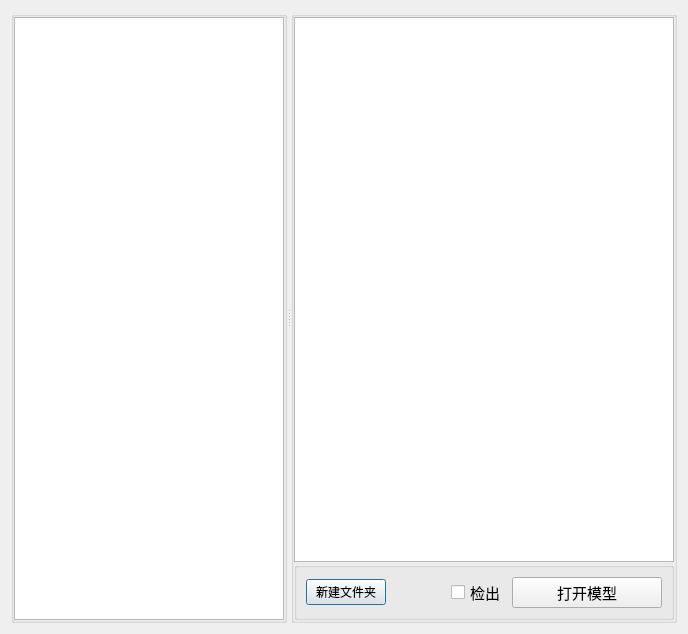
<?xml version="1.0" encoding="UTF-8"?>
<ui version="4.0">
 <class>capGit</class>
 <widget class="QDialog" name="capGit">
  <property name="geometry">
   <rect>
    <x>0</x>
    <y>0</y>
    <width>688</width>
    <height>634</height>
   </rect>
  </property>
  <property name="windowTitle">
   <string>元器件库</string>
  </property>
  <layout class="QGridLayout" name="gridLayout_2">
   <item row="0" column="0">
    <widget class="QSplitter" name="splitter">
     <property name="orientation">
      <enum>Qt::Orientation::Horizontal</enum>
     </property>
     <widget class="QGroupBox" name="groupBox">
      <property name="title">
       <string/>
      </property>
      <layout class="QGridLayout" name="gridLayout">
       <property name="leftMargin">
        <number>0</number>
       </property>
       <property name="topMargin">
        <number>0</number>
       </property>
       <property name="rightMargin">
        <number>0</number>
       </property>
       <property name="bottomMargin">
        <number>0</number>
       </property>
       <property name="spacing">
        <number>0</number>
       </property>
       <item row="0" column="0">
        <widget class="QTreeView" name="treeViewStandardGit">
         <property name="editTriggers">
          <set>QAbstractItemView::EditTrigger::NoEditTriggers</set>
         </property>
         <property name="indentation">
          <number>20</number>
         </property>
         <property name="rootIsDecorated">
          <bool>true</bool>
         </property>
         <property name="uniformRowHeights">
          <bool>false</bool>
         </property>
         <property name="itemsExpandable">
          <bool>true</bool>
         </property>
         <attribute name="headerVisible">
          <bool>false</bool>
         </attribute>
        </widget>
       </item>
      </layout>
     </widget>
     <widget class="QGroupBox" name="groupBox_2">
      <property name="title">
       <string/>
      </property>
      <layout class="QVBoxLayout" name="verticalLayout">
       <property name="spacing">
        <number>0</number>
       </property>
       <property name="leftMargin">
        <number>0</number>
       </property>
       <property name="topMargin">
        <number>0</number>
       </property>
       <property name="rightMargin">
        <number>0</number>
       </property>
       <property name="bottomMargin">
        <number>0</number>
       </property>
       <item>
        <widget class="QTableView" name="tvStandardGit"/>
       </item>
       <item>
        <widget class="QGroupBox" name="groupBox_4">
         <property name="sizePolicy">
          <sizepolicy hsizetype="Minimum" vsizetype="Minimum">
           <horstretch>0</horstretch>
           <verstretch>0</verstretch>
          </sizepolicy>
         </property>
         <property name="layoutDirection">
          <enum>Qt::LayoutDirection::LeftToRight</enum>
         </property>
         <property name="title">
          <string/>
         </property>
         <layout class="QHBoxLayout" name="horizontalLayout">
          <item>
           <widget class="QPushButton" name="btnNewDIr">
            <property name="text">
             <string>新建文件夹</string>
            </property>
           </widget>
          </item>
          <item>
           <spacer name="horizontalSpacer">
            <property name="orientation">
             <enum>Qt::Orientation::Horizontal</enum>
            </property>
            <property name="sizeType">
             <enum>QSizePolicy::Policy::Expanding</enum>
            </property>
            <property name="sizeHint" stdset="0">
             <size>
              <width>40</width>
              <height>20</height>
             </size>
            </property>
           </spacer>
          </item>
          <item>
           <widget class="QCheckBox" name="cheCheOutStandardGit">
            <property name="sizePolicy">
             <sizepolicy hsizetype="Minimum" vsizetype="Minimum">
              <horstretch>0</horstretch>
              <verstretch>0</verstretch>
             </sizepolicy>
            </property>
            <property name="font">
             <font>
              <pointsize>11</pointsize>
             </font>
            </property>
            <property name="layoutDirection">
             <enum>Qt::LayoutDirection::LeftToRight</enum>
            </property>
            <property name="text">
             <string>检出</string>
            </property>
            <property name="autoRepeat">
             <bool>false</bool>
            </property>
            <property name="autoExclusive">
             <bool>false</bool>
            </property>
           </widget>
          </item>
          <item>
           <widget class="QPushButton" name="btnOpenModel">
            <property name="sizePolicy">
             <sizepolicy hsizetype="Preferred" vsizetype="Preferred">
              <horstretch>0</horstretch>
              <verstretch>0</verstretch>
             </sizepolicy>
            </property>
            <property name="minimumSize">
             <size>
              <width>150</width>
              <height>0</height>
             </size>
            </property>
            <property name="font">
             <font>
              <pointsize>11</pointsize>
             </font>
            </property>
            <property name="text">
             <string>打开模型</string>
            </property>
           </widget>
          </item>
         </layout>
        </widget>
       </item>
      </layout>
     </widget>
    </widget>
   </item>
  </layout>
 </widget>
 <resources/>
 <connections/>
</ui>
